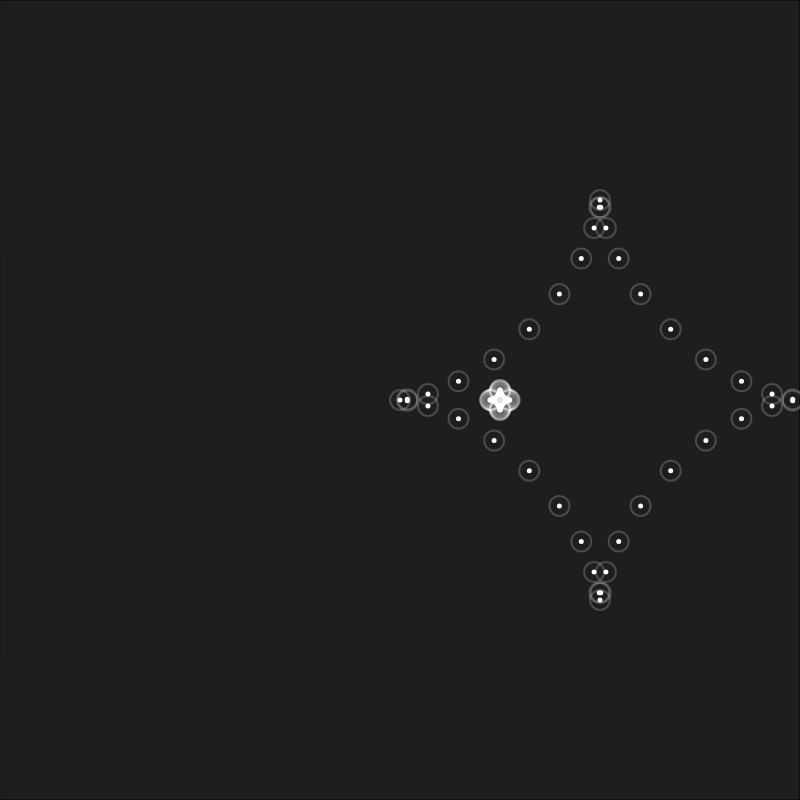
Frame 1 (no input)
Frame 60 (no input): identical to frame 1, image omitted
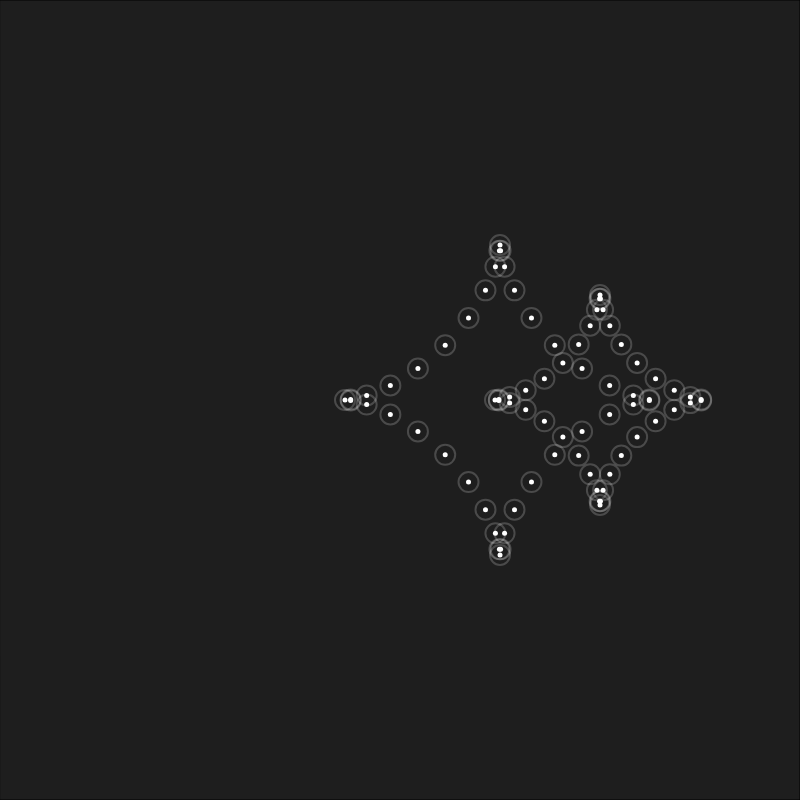
Frame 120 (the mouse pressed at the canvas centre since frame 60)

The p5.js sketch that drew these frames (run headless with seeded random() and noise() and a simulated clock; from frame 60 on, the mouse is pressed at the canvas centre):

// p5.js sketch
// ── sketch.js
//Edward Shin
//15-104 Section A
//edwardsh@andrew.cmu.edu
//Project 05

var centerX;   //x center of canvas
var centerY;   //y center of canvas
var x;         //x of astroid curve point
var y;         //y of astroid curve point
var numStars;  //number of stars (points) making curve
var alphaB;    //transparency/opacity of background

function setup() {
  
  createCanvas(800, 800);
  angleMode(DEGREES);      //set to degrees for ease of use
  background(30);
  
  centerX = width/2;
  centerY = height/2;
  numStars = 40;
  alphaB = 255;
  
}

function draw() {
  
  fill(30, alphaB);
  rect(0, 0, width, height);
  
  push();
  astroidCurve(10, 300, 100, 0 ,720);    //astroid curve #1
  pop();
  
  push();
  astroidCurve(200, 10, 200, 720 ,0);    //astroid curve #2
  pop();
  
}

function astroidCurve(sLeng, eLeng, radius, sAng, eAng){    //constructing astroid curve
  
  var ang = map(mouseX, 0, width, sAng ,eAng);       //angle for rotation
  
  
  translate(centerX + radius * cos(-ang), centerY + radius * sin(-ang));
  rotate(ang);
  
  
  for(var s = 1; s < numStars; s++){      //make the stars (points) along astroid curve
    
    var leng = map(mouseY, 0, height, sLeng, eLeng);     //distance of points from center
    var theta = map(s, 0, numStars, 0 ,360);             //angle of curve
    
    x = leng * pow(cos(theta), 3);          //equations for astroid curve
    y = leng * pow(sin(theta), 3);
    
    strokeWeight(5);      
    stroke(255);
    point(x, y);        //point of "star"
    
    noFill()
    strokeWeight(2);
    stroke(255, 50);
    ellipse(x, y, 20, 20);        //ring of "star"
    
  }
  
}

function keyPressed(){
  
  //press one of three keys to experience the 
  //astroid curves differently
  
  
  if(key == "1"){     //press "1" to set backround rect fully opaque
    alphaB = 255;
  }
  if(key == "2"){     //press "2" to set background rect to partially transparent
    alphaB = 30;
  }
  if(key == "3"){     //press "3" to set background rect to fully transparent
    alphaB = 0;
  }
}
